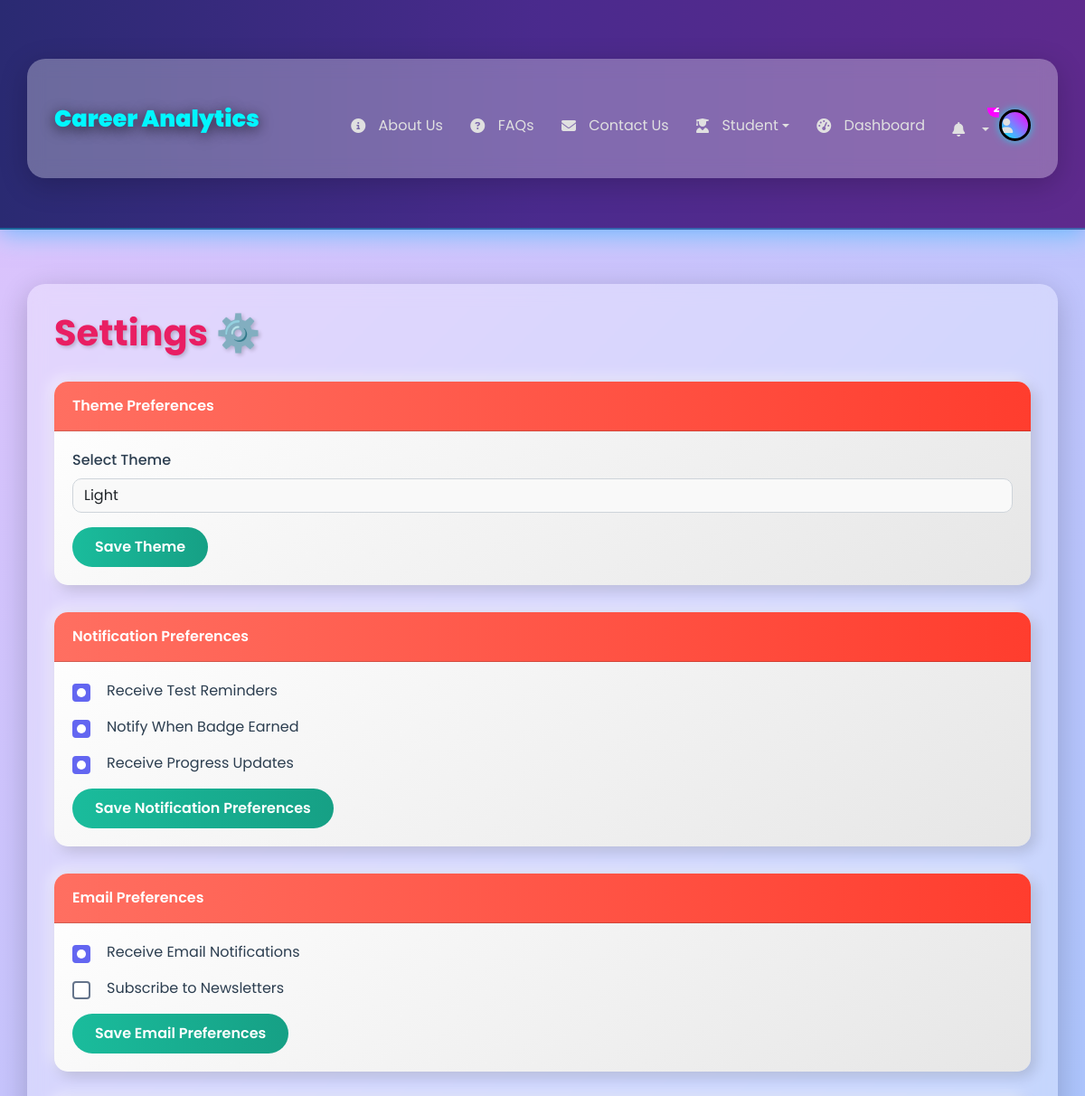
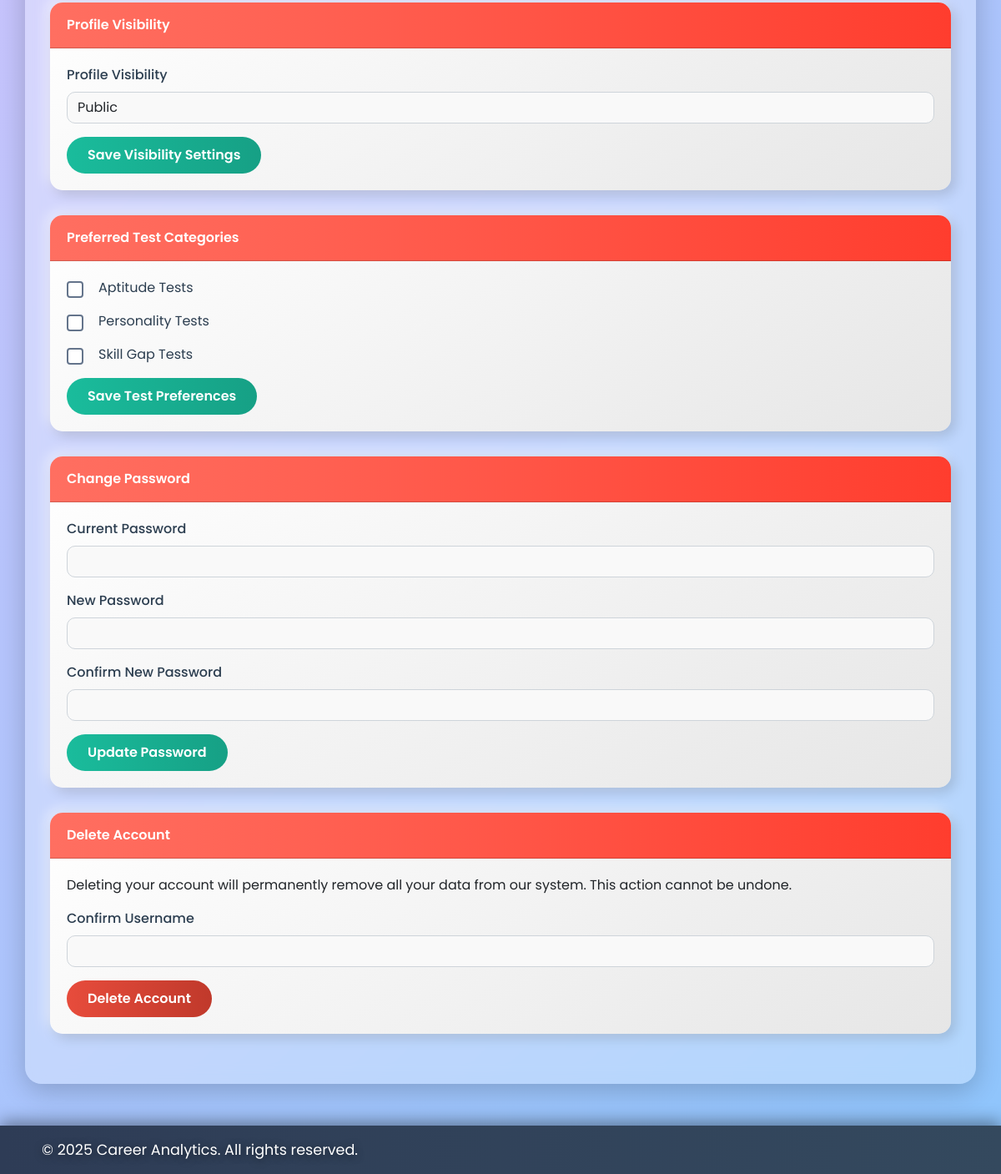
/settings (signed in), run on the app's committed database (2 pictures, top to bottom).
### app.py (models this page shows)
class User(UserMixin, db.Model):
    id = db.Column(db.Integer, primary_key=True)
    username = db.Column(db.String(150), unique=True, nullable=False)
    password = db.Column(db.String(150), nullable=False)
    email = db.Column(db.String(150), unique=True, nullable=True)
    animations_enabled = db.Column(db.Boolean, default=True, nullable=False)
    created_at = db.Column(
        db.DateTime(timezone=True),
        nullable=False,
        default=lambda: datetime.now(timezone.utc)
    )
    updated_at = db.Column(
        db.DateTime(timezone=True),
        nullable=False,
        default=lambda: datetime.now(timezone.utc),
        onupdate=lambda: datetime.now(timezone.utc)
    )
    theme = db.Column(db.String(10), default='light', nullable=False)  # For theme preference
    notify_test_reminders = db.Column(db.Boolean, default=True, nullable=False)  # Notification preferences
    notify_badge_earned = db.Column(db.Boolean, default=True, nullable=False)
    notify_progress_updates = db.Column(db.Boolean, default=True, nullable=False)
    email_notifications = db.Column(db.Boolean, default=True, nullable=False)  # Email preferences
    email_newsletters = db.Column(db.Boolean, default=False, nullable=False)
    profile_visibility = db.Column(db.String(10), default='public', nullable=False)  # Profile visibility
    preferred_test_categories = db.Column(db.JSON, default=lambda: [], nullable=False)
    mobile_number = db.Column(db.String(20), nullable=True)# Preferred test categories
    pin_code = db.Column(db.String(10), nullable=True)
    dob = db.Column(db.Date, nullable=True)
    bio= db.Column(db.Text,        nullable=True)
    tests = db.relationship('TestResult', backref='user', lazy=True)
    badges = db.relationship('Badge', backref='user', lazy=True)
    notifications = db.relationship('Notification', backref='user', lazy=True)
    aptitude_scores = db.Column(db.JSON, default="{}", nullable=False)  # Changed to string default
    personality_scores = db.Column(db.JSON, default="{}", nullable=False)  # Changed to string default
    skill_gap_scores = db.Column(db.JSON, default="{}", nullable=False)  # Added field with default
    skill_gap_completed_at = db.Column(db.DateTime)
    top_careers = db.Column(db.Text)  # Add this line
    resumes = db.relationship('Resume', backref='user', lazy=True)

### app.py (the view, shortened to what this page needs)
@app.route('/settings', methods=['GET', 'POST'])
@login_required
def settings():
    notifications = Notification.query.filter_by(user_id=current_user.id, is_read=False).order_by(Notification.date.desc()).limit(5).all()
    return render_template('settings.html', user=current_user, active_page='settings', notifications=notifications)

### app.py (called while the page is built)
@app.before_request
def init_session():
    if 'used_aptitude' not in session:
        session['used_aptitude'] = []
    if 'aptitude_history' not in session:
        session['aptitude_history'] = defaultdict(list)

@login_manager.user_loader
def load_user(user_id):
    return db.session.get(User, int(user_id))

### templates/settings.html (shortened to what this page needs)
{% extends "base.html" %}
{% block content %}
<div class="container">
    <h1>Settings ⚙️</h1>
    <div class="card">
        <div class="card-header">Theme Preferences</div>
        <div class="card-body">
            <form method="POST" action="{{ url_for('settings') }}" id="theme-form">
                <div class="mb-3">
                    <label for="theme" class="form-label">Select Theme</label>
                    <select class="form-select" id="theme" name="theme">
                        <option value="light" {% if current_user.theme == 'light' %}selected{% endif %}>Light</option>
                    </select>
                </div>
                <button type="submit" class="btn btn-primary">Save Theme</button>
            </form>
        </div>
    </div>
    <div class="card">
        <div class="card-header">Notification Preferences</div>
        <div class="card-body">
            <form method="POST" action="{{ url_for('settings') }}">
                <div class="form-check mb-3">
                    <input class="form-check-input" type="checkbox" id="notify_test_reminders" name="notify_test_reminders"
                           {% if current_user.notify_test_reminders %}checked{% endif %}>
                    <label class="form-check-label" for="notify_test_reminders">
                        Receive Test Reminders
                    </label>
                </div>
                <div class="form-check mb-3">
                    <input class="form-check-input" type="checkbox" id="notify_badge_earned" name="notify_badge_earned"
                           {% if current_user.notify_badge_earned %}checked{% endif %}>
                    <label class="form-check-label" for="notify_badge_earned">
                        Notify When Badge Earned
                    </label>
                </div>
                <div class="form-check mb-3">
                    <input class="form-check-input" type="checkbox" id="notify_progress_updates" name="notify_progress_updates"
                           {% if current_user.notify_progress_updates %}checked{% endif %}>
                    <label class="form-check-label" for="notify_progress_updates">
                        Receive Progress Updates
                    </label>
                </div>
                <button type="submit" class="btn btn-primary">Save Notification Preferences</button>
            </form>
        </div>
    </div>
    <div class="card">
        <div class="card-header">Email Preferences</div>
        <div class="card-body">
            <form method="POST" action="{{ url_for('settings') }}">
                <div class="form-check mb-3">
                    <input class="form-check-input" type="checkbox" id="email_notifications" name="email_notifications"
                           {% if current_user.email_notifications %}checked{% endif %}>
                    <label class="form-check-label" for="email_notifications">
                        Receive Email Notifications
                    </label>
                </div>
                <div class="form-check mb-3">
                    <input class="form-check-input" type="checkbox" id="email_newsletters" name="email_newsletters"
                           {% if current_user.email_newsletters %}checked{% endif %}>
                    <label class="form-check-label" for="email_newsletters">
                        Subscribe to Newsletters
                    </label>
                </div>
                <button type="submit" class="btn btn-primary">Save Email Preferences</button>
            </form>
        </div>
    </div>
    <div class="card">
        <div class="card-header">Profile Visibility</div>
        <div class="card-body">
            <form method="POST" action="{{ url_for('settings') }}">
                <div class="mb-3">
                    <label for="profile_visibility" class="form-label">Profile Visibility</label>
                    <select class="form-select" id="profile_visibility" name="profile_visibility">
                        <option value="public" {% if current_user.profile_visibility == 'public' %}selected{% endif %}>Public</option>
                    </select>
                </div>
                <button type="submit" class="btn btn-primary">Save Visibility Settings</button>
            </form>
        </div>
    </div>
    <div class="card">
        <div class="card-header">Preferred Test Categories</div>
        <div class="card-body">
            <form method="POST" action="{{ url_for('settings') }}">
                <div class="form-check mb-3">
                    <input class="form-check-input" type="checkbox" id="pref_aptitude" name="pref_aptitude"
                           {% if current_user.preferred_test_categories and 'aptitude' in current_user.preferred_test_categories %}checked{% endif %}>
                    <label class="form-check-label" for="pref_aptitude">
                        Aptitude Tests
                    </label>
                </div>
                <div class="form-check mb-3">
                    <input class="form-check-input" type="checkbox" id="pref_personality" name="pref_personality"
                           {% if current_user.preferred_test_categories and 'personality' in current_user.preferred_test_categories %}checked{% endif %}>
                    <label class="form-check-label" for="pref_personality">
                        Personality Tests
                    </label>
                </div>
                <div class="form-check mb-3">
                    <input class="form-check-input" type="checkbox" id="pref_skill_gap" name="pref_skill_gap"
                           {% if current_user.preferred_test_categories and 'skill_gap' in current_user.preferred_test_categories %}checked{% endif %}>
                    <label class="form-check-label" for="pref_skill_gap">
                        Skill Gap Tests
                    </label>
                </div>
                <button type="submit" class="btn btn-primary">Save Test Preferences</button>
            </form>
        </div>
    </div>
    <div class="card">
        <div class="card-header">Change Password</div>
        <div class="card-body">
            <form method="POST" action="{{ url_for('settings') }}">
                <div class="mb-3">
                    <label for="current_password" class="form-label">Current Password</label>
                    <input type="password" class="form-control" id="current_password" name="current_password" required>
                </div>
                <div class="mb-3">
                    <label for="new_password" class="form-label">New Password</label>
                    <input type="password" class="form-control" id="new_password" name="new_password" required>
                </div>
                <div class="mb-3">
                    <label for="confirm_password" class="form-label">Confirm New Password</label>
                    <input type="password" class="form-control" id="confirm_password" name="confirm_password" required>
                </div>
                <button type="submit" class="btn btn-primary">Update Password</button>
            </form>
        </div>
    </div>
    <div class="card">
        <div class="card-header">Delete Account</div>
        <div class="card-body">
            <p>Deleting your account will permanently remove all your data from our system. This action cannot be undone.</p>
            <form method="POST" action="{{ url_for('settings') }}" onsubmit="return confirm('Are you sure you want to delete your account? This action is permanent and cannot be undone. Please type your username ({{ current_user.username }}) to confirm.');">
                <div class="mb-3">
                    <label for="confirm_username" class="form-label">Confirm Username</label>
                    <input type="text" class="form-control" id="confirm_username" name="confirm_username" required>
                </div>
                <button type="submit" class="btn btn-danger">Delete Account</button>
            </form>
        </div>
    </div>
</div>
{% endblock %}

### static/css/main.css (style rules this page uses)
:root { --primary: #2A5C82; --secondary: #5BA4E6; --accent: #FFD700; --success: #4CAF50; --danger: #f44336; }
.card { transition: transform 0.3s ease; border-radius: 15px; overflow: hidden; }

### static/css/style.css (style rules this page uses)
.container { background: rgba(255, 255, 255, 0.3); border-radius: 20px; padding: 30px; backdrop-filter: blur(10px); box-shadow: 0 8px 32px rgba(0, 0, 0, 0.2); animation: fadeIn 1s ease-in-out; }
.card { border: none; border-radius: 15px; background: linear-gradient(145deg, #ffffff, #e6e6e6); box-shadow: 5px 5px 15px rgba(0, 0, 0, 0.15), -5px -5px 15px rgba(255, 255, 255, 0.5); transition: transform 0.3s, box-shadow 0.3s; animation: cardFadeIn 1.2s ease-in-out; }
.card-header { background: linear-gradient(90deg, #ff6f61, #ff3d2e); color: white; border-radius: 15px 15px 0 0; font-weight: 600; display: flex; align-items: center; gap: 10px; }

### static/css/personality.css (style rules this page uses)
:root { --primary: #4f46e5; --secondary: #4338ca; --accent: #f59e0b; --background: #f1f5f9; }
.form-check { display: flex; align-items: center; gap: 0.5rem; }
.form-check-input { appearance: none; width: 20px; height: 20px; border: 2px solid #64748b; border-radius: 50%; cursor: pointer; position: relative; }
.form-check-input:checked { background: #6366f1; border-color: #6366f1; }
.form-check-input:checked::after { content: ''; position: absolute; top: 50%; left: 50%; width: 10px; height: 10px; background: #ffffff; border-radius: 50%; transform: translate(-50%, -50%); }
.form-check-label { color: #1e293b; font-size: 1rem; cursor: pointer; }

### templates/settings.html (style rules this page uses)
body { background: linear-gradient(135deg, #e0c3fc 0%, #8ec5fc 100%) !important; color: #2c3e50; font-family: 'Poppins', sans-serif; min-height: 100vh; overflow-x: hidden; transition: background 0.5s ease; }
.container { background: rgba(255, 255, 255, 0.3); border-radius: 20px; padding: 30px; backdrop-filter: blur(10px); box-shadow: 0 8px 32px rgba(0, 0, 0, 0.2); animation: fadeIn 1s ease-in-out; margin-top: 60px; margin-bottom: 50px; }
h1 { color: #e91e63; font-weight: 700; text-shadow: 2px 2px 4px rgba(0, 0, 0, 0.2); margin-bottom: 30px; animation: slideIn 0.8s ease-out; }
.card { border: none; border-radius: 15px; background: linear-gradient(145deg, #ffffff, #e6e6e6); box-shadow: 5px 5px 15px rgba(0, 0, 0, 0.15), -5px -5px 15px rgba(255, 255, 255, 0.5); transition: transform 0.3s, box-shadow 0.3s; margin-bottom: 30px; }
.card-header { background: linear-gradient(90deg, #ff6f61, #ff3d2e); color: white; border-radius: 15px 15px 0 0; font-weight: 600; padding: 15px 20px; }
.card-body { padding: 20px; }
.form-label { font-weight: 500; color: #2c3e50; }
.form-control, .form-select { border-radius: 10px; background: #f9f9f9; border: 1px solid #ced4da; transition: border-color 0.3s, box-shadow 0.3s; }
.btn-primary { background: linear-gradient(90deg, #1abc9c, #16a085); border: none; padding: 10px 25px; border-radius: 25px; color: white; font-weight: 600; transition: background 0.3s, transform 0.3s, box-shadow 0.3s; }
.btn-danger { background: linear-gradient(90deg, #e74c3c, #c0392b); border: none; padding: 10px 25px; border-radius: 25px; color: white; font-weight: 600; transition: background 0.3s, transform 0.3s, box-shadow 0.3s; }
.form-check-input { margin-right: 10px; }
.form-check-label { color: #2c3e50; }

### data on the page
User: theme "Light", notify_test_reminders "☑", notify_badge_earned "☑", notify_progress_updates "☑", email_notifications "☑", profile_visibility "Public"

### other printed values
{{ '2025' | datetimeformat }} "2025"
